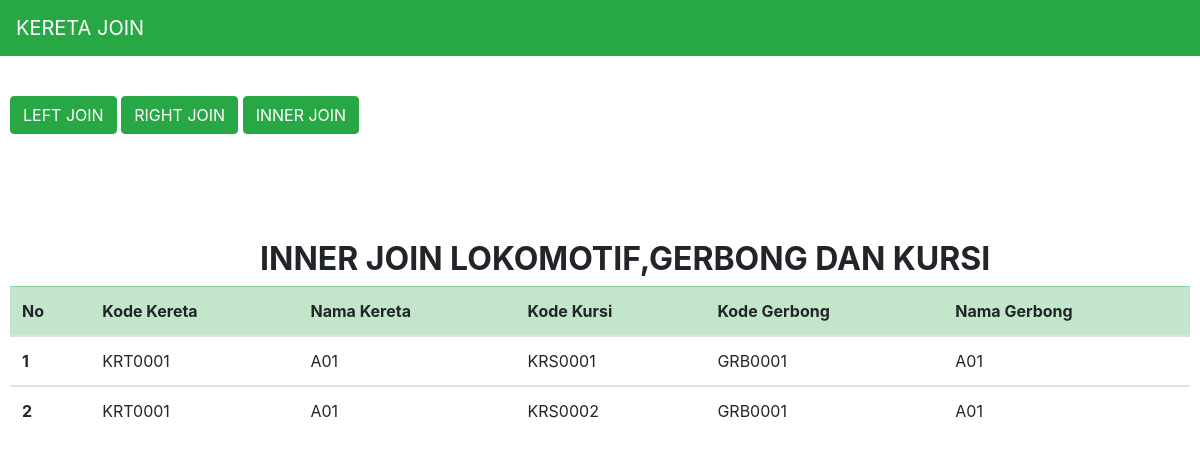
Page /kereta/index.php/welcome/index2 on the committed database.
### tables this page shows
CREATE TABLE `kursi` (
  `kd_kursi` varchar(50) NOT NULL,
  `kd_gerbong` varchar(50) NOT NULL,
  `kd_kereta` varchar(50) NOT NULL
);

CREATE TABLE `lokomotif` (
  `kd_kereta` varchar(50) NOT NULL,
  `nama` varchar(50) NOT NULL
);

CREATE TABLE `gerbong` (
  `kd_gerbong` varchar(50) NOT NULL,
  `kd_kereta` varchar(50) NOT NULL,
  `nama` varchar(50) NOT NULL
);

### kereta/application/controllers/Welcome.php (called while the page is built, shortened)
<?php
class Welcome extends CI_Controller {
	function  __construct(){
		$this->load->model('M_Mod');
	}
	public function index2()
	{
		$data1['tb_ij']=$this->M_Mod->ij_lokomotif_kursi_gerbong()->result();
		$this->load->view('Inner_Join',$data1);
	}
}

### kereta/index.php (called while the page is built, shortened)
<?php
require_once BASEPATH.'core/CodeIgniter.php';

### kereta/application/models/M_Mod.php (called while the page is built, shortened)
<?php
class M_Mod extends CI_Model {
    public function ij_lokomotif_kursi_gerbong()
    {
      $hasil=$this->db->query("SELECT lokomotif.kd_kereta,lokomotif.nama,kd_kursi,gerbong.kd_gerbong,gerbong.nama from lokomotif inner join kursi on lokomotif.kd_kereta=kursi.kd_kereta inner join gerbong on kursi.kd_gerbong = gerbong.kd_gerbong");
      return $hasil;
    }
}

### kereta/application/views/Inner_Join.php (the view, shortened to what this page needs)
?><!DOCTYPE html>
<?php include "Head.php"; ?>
<div class="container-fluid">
		<div class="row" style="padding-top:40px;padding-left:10px;padding-right:10px;">
		<br>
		<br>
    <div class="">
			<a href="<?php echo site_url(); ?>/Welcome/index"><button class="btn btn-success" type="button">LEFT JOIN</button></a>
			<a href="<?php echo site_url(); ?>/Welcome/index1"><button class="btn btn-success" type="button">RIGHT JOIN</button></a>
			<a href="<?php echo site_url(); ?>/Welcome/index2"><button class="btn btn-success" type="button">INNER JOIN</button></a>
		</div>
		<br><br><br><br>
			<div style="padding-left:250px;">
				<br><br>
				<h2><b>INNER JOIN LOKOMOTIF,GERBONG DAN KURSI</b></h2>
			</div>
    <table class="table table-hover">
    <thead class="table-success">
      <tr >
        <th scope="col">No</th>
        <th scope="col">Kode Kereta</th>
        <th scope="col">Nama Kereta</th>
        <th scope="col">Kode Kursi</th>
        <th scope="col">Kode Gerbong</th>
        <th scope="col">Nama Gerbong</th>
      </tr>
    </thead>
        <?php $i=1;
            foreach($tb_ij as $key){ ?>
              <tbody>
                <tr class="table-dafault">
                  <th scope="row"><?php echo $i ?></th>
                  <td><?php echo $key->kd_kereta ?></td>
                  <td><?php echo $key->nama ?></td>
                  <td><?php echo $key->kd_kursi ?></td>
                  <td><?php echo $key->kd_gerbong ?></td>
                  <td><?php echo $key->nama ?></td>
                </tr>
              </tbody>
        <?php $i++; }
        ?>
        </table>
			</div>
		</div>
				</html>
<?php include "Foot.php"; ?>

### rows in the picture
kursi: kd_kereta.kd_kereta "KRT0001", kd_gerbong.nama "A01", kd_kursi "KRS0001", kd_gerbong.kd_gerbong "GRB0001"
kursi: kd_kereta.kd_kereta "KRT0001", kd_gerbong.nama "A01", kd_kursi "KRS0002", kd_gerbong.kd_gerbong "GRB0001"
